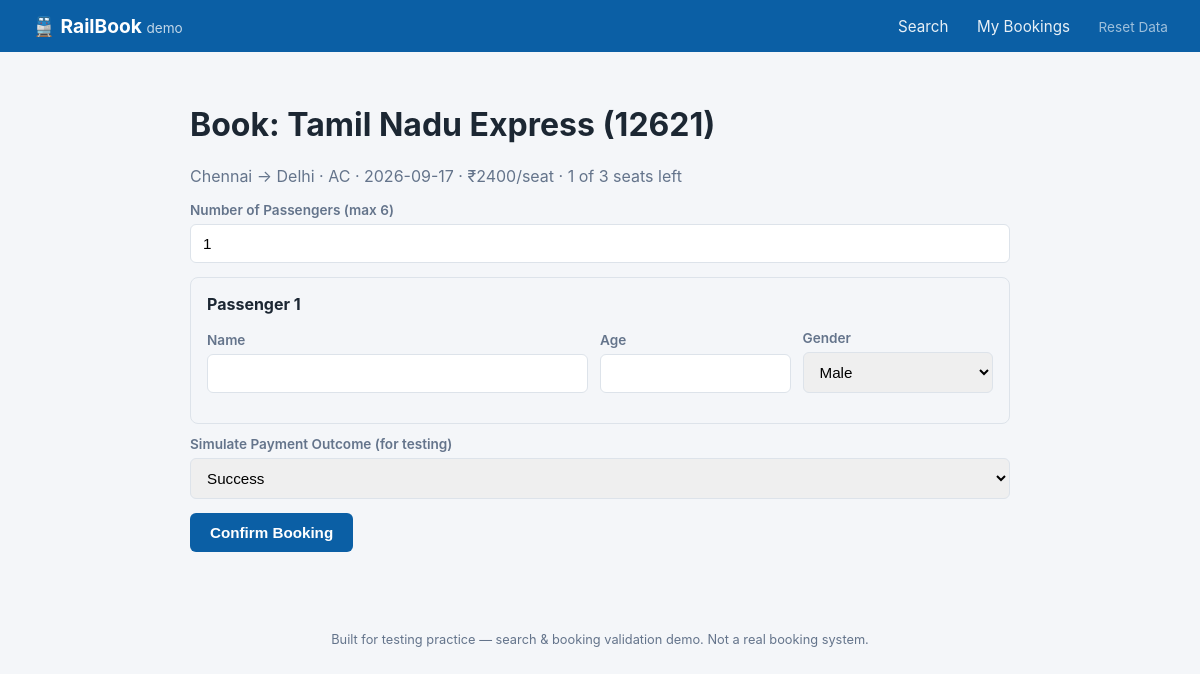
Page /book/5/2026-09-17 on the committed database.
### tables this page shows
CREATE TABLE trains (
            id INTEGER PRIMARY KEY AUTOINCREMENT,
            train_number TEXT NOT NULL,
            train_name TEXT NOT NULL,
            source TEXT NOT NULL,
            destination TEXT NOT NULL,
            departure_time TEXT NOT NULL,
            arrival_time TEXT NOT NULL,
            class TEXT NOT NULL,
            total_seats INTEGER NOT NULL,
            available_seats INTEGER NOT NULL,
            fare INTEGER NOT NULL
        );

### app.py (the view, shortened to what this page needs)
@app.route("/book/<int:train_id>/<journey_date>", methods=["GET", "POST"])
def book(train_id, journey_date):
    conn = get_db()
    train = conn.execute("SELECT * FROM trains WHERE id = ?", (train_id,)).fetchone()
    if train is None:
        conn.close()
        flash("Train not found.", "error")
        return redirect(url_for("index"))
    conn.close()
    return render_template("book.html", train=train, journey_date=journey_date,
                            max_passengers=MAX_PASSENGERS_PER_BOOKING)

### app.py (called while the page is built)
def get_db():
    conn = sqlite3.connect(DB)
    conn.row_factory = sqlite3.Row
    return conn

### templates/book.html (shortened to what this page needs)
{% extends "base.html" %}
{% block content %}
<h1>Book: {{ train['train_name'] }} ({{ train['train_number'] }})</h1>
<p class="subtitle">{{ train['source'] }} → {{ train['destination'] }} &middot; {{ train['class'] }} &middot;
   {{ journey_date }} &middot; ₹{{ train['fare'] }}/seat &middot;
   {{ train['available_seats'] }} of {{ train['total_seats'] }} seats left</p>
<form action="{{ url_for('book', train_id=train['id'], journey_date=journey_date) }}" method="POST" id="booking-form">
    <div class="field">
        <label for="passenger_count">Number of Passengers (max {{ max_passengers }})</label>
        <input type="number" id="passenger_count" name="passenger_count" min="1" max="{{ max_passengers }}" value="1" required>
    </div>
    <div id="passenger-fields"></div>
    <div class="field">
        <label>Simulate Payment Outcome (for testing)</label>
        <select name="payment_outcome">
            <option value="success">Success</option>
        </select>
    </div>
    <button type="submit" class="btn-primary">Confirm Booking</button>
</form>
{% endblock %}

### static/style.css (style rules this page uses)
:root { --primary: #0b5fa5; --primary-dark: #084a82; --bg: #f4f6f9; --card-bg: #ffffff; --border: #dde3ea; --text: #1c2733; --muted: #64748b; --success: #1a8a4a; --error: #c0392b; --warning: #b8860b; }
* { box-sizing: border-box; }
body { margin: 0; font-family: -apple-system, "Segoe UI", Roboto, Helvetica, Arial, sans-serif; background: var(--bg); color: var(--text); }
.subtitle { color: var(--muted); margin-top: 0; }
.field { display: flex; flex-direction: column; gap: 6px; }
.field label { font-size: 0.85rem; color: var(--muted); font-weight: 600; }
.field input, .field select { padding: 10px 12px; border: 1px solid var(--border); border-radius: 6px; font-size: 0.95rem; }
.btn-primary, .btn-secondary, .btn-cancel { display: inline-block; padding: 11px 20px; border-radius: 6px; border: none; font-size: 0.95rem; font-weight: 600; cursor: pointer; text-decoration: none; text-align: center; }
.btn-primary { background: var(--primary); color: white; }
#booking-form .field { margin-bottom: 14px; }

### rows in the picture
trains: train_name "Tamil Nadu Express", train_number "12621", source "Chennai", destination "Delhi", class "AC", fare "2400", available_seats "1", total_seats "3"

### other values in the picture
{{ journey_date }} "2026-09-17"
{{ max_passengers }} "6"
